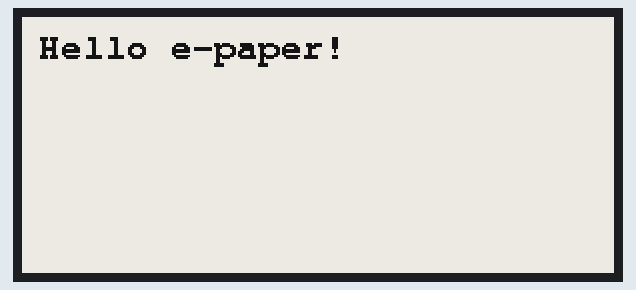
A sketch run on a simulated Arduino Uno, built for the host (arithmetic inside an expression is 32-bit, double 64-bit). Parts: 296×128 one-colour display.

Above: at 2.3 s.

The sketch:

epaper_gxepd2.ino
```cpp
// snippet: epaper_gxepd2
// tags: display, epaper, e-ink, eink, gdew, waveshare, gxepd2, spi, low-power
// boards: TBD
// library: GxEPD2, Adafruit GFX
// description: Display text on e-paper (e-ink) using GxEPD2 — low power, 2.9" or 1.54" panels
// prompts: e-paper display, e-ink screen, GxEPD2, Waveshare e-paper, low power display, e-ink text
// exact-include: GxEPD2_BW.h, Fonts/FreeMonoBold9pt7b.h

#include <GxEPD2_BW.h>
#include <Fonts/FreeMonoBold9pt7b.h>

// 2.9" Waveshare panel: 296x128 — change class to match your panel
GxEPD2_BW<GxEPD2_290_BS, GxEPD2_290_BS::HEIGHT> display(GxEPD2_290_BS(/*CS*/10, /*DC*/9, /*RST*/8, /*BUSY*/7));

void setup() {
  Serial.begin(9600);
  display.init(9600);
  display.setRotation(1);
  display.setFont(&FreeMonoBold9pt7b);
  display.setTextColor(GxEPD_BLACK);

  display.setFullWindow();
  display.firstPage();
  do {
    display.fillScreen(GxEPD_WHITE);
    display.setCursor(8, 20);
    display.println("Hello e-paper!");
  } while (display.nextPage());

  display.hibernate();  // low-power sleep
}

void loop() {}
```
